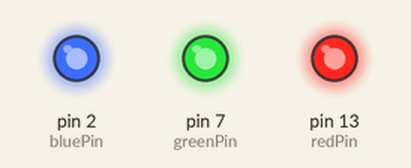
This sketch was run on a simulated Arduino Uno, built with avr-gcc and run on an emulated ATmega328P. Shown: output pins drawn as LEDs (lit = HIGH).

Above: at 0.2 s.
At 0.7 s:
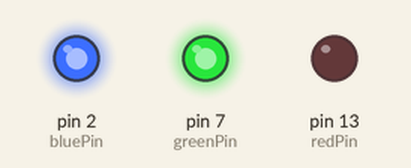
At 1.2 s:
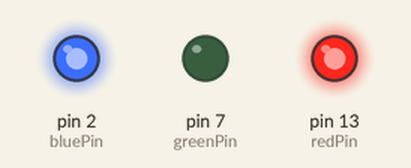
At 2.7 s:
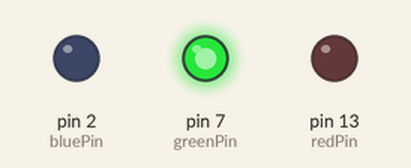
At 3.7 s:
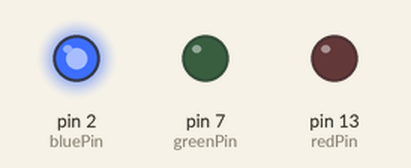
At 5.7 s:
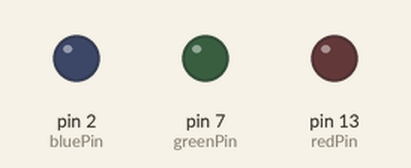
Timing chart, 0 to 6.9 s (numbered marks = the images above):
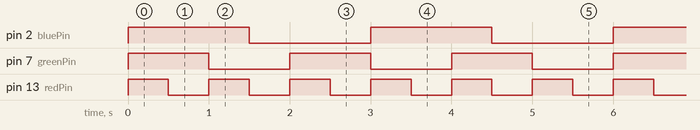

The sketch:

multi_led_blinker.ino
```cpp
// Independent Multi-LED Blinker
// Red, green, and blue LEDs blink simultaneously at different rates
// using millis()-based timers — no delay() used.

int redPin = 13;
int greenPin = 7;
int bluePin = 2;

unsigned long dtr = 500;
unsigned long dtg = 1000;
unsigned long dtb = 1500;

unsigned long nowr, nowg, nowb;
unsigned long laterr, laterg, laterb;

bool togglestateRed = 1, togglestateGreen = 1, togglestateBlue = 1;

void setup()
{
  pinMode(redPin, OUTPUT);
  pinMode(bluePin, OUTPUT);
  pinMode(greenPin, OUTPUT);

  nowr = millis(); nowg = millis(); nowb = millis();

  digitalWrite(redPin, togglestateRed);
  digitalWrite(greenPin, togglestateGreen);
  digitalWrite(bluePin, togglestateBlue);
}

void loop()
{
  laterr = millis(); laterg = millis(); laterb = millis();

  if(laterr - nowr >= dtr) {
    digitalWrite(redPin, togglestateRed = !togglestateRed);
    nowr = laterr;
  }

  if(laterg - nowg >= dtg) {
    togglestateGreen = !togglestateGreen;
    digitalWrite(greenPin, togglestateGreen);
    nowg = laterg;
  }

  if(laterb - nowb >= dtb) {
    togglestateBlue = !togglestateBlue;
    digitalWrite(bluePin, togglestateBlue);
    nowb = laterb;
  }
}
```

Measured:
- by itself, pin 2 (bluePin): alternates HIGH for 1.5 s and LOW for 1.5 s
- by itself, pin 7 (greenPin): alternates HIGH for 1.0 s and LOW for 1.0 s
- by itself, pin 13 (redPin): alternates HIGH for 0.50 s and LOW for 0.50 s
